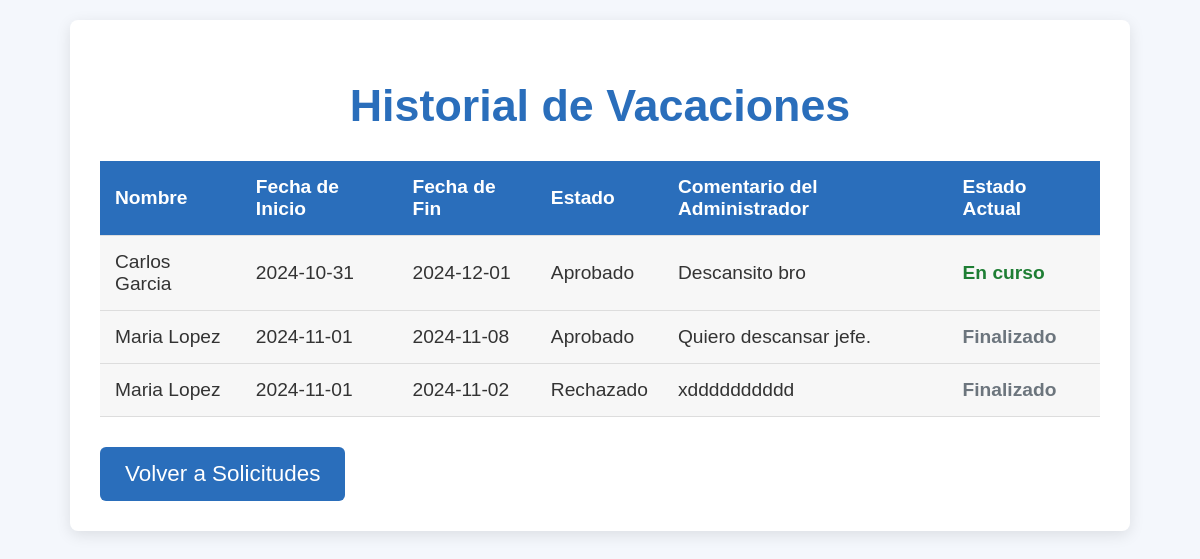
Screenshot of /php/historial_vacaciones.php (signed in) with the database file from the repository.
### tables this page shows
CREATE TABLE `vacaciones` (
  `id` int(11) NOT NULL,
  `usuario_id` int(11) DEFAULT NULL,
  `fecha_inicio` date NOT NULL,
  `fecha_fin` date NOT NULL,
  `estado` enum('pendiente','aprobado','rechazado') DEFAULT 'pendiente',
  `comentario_admin` text DEFAULT NULL,
  `fecha_solicitud` timestamp NOT NULL DEFAULT current_timestamp()
);

CREATE TABLE `usuarios` (
  `id` int(11) NOT NULL,
  `nombre` varchar(100) NOT NULL,
  `email` varchar(100) NOT NULL,
  `password` varchar(255) NOT NULL,
  `rol` enum('admin','empleado') DEFAULT 'empleado',
  `fecha_registro` timestamp NOT NULL DEFAULT current_timestamp()
);

### php/historial_vacaciones.php (the view, shortened to what this page needs)
<?php
include("config.php");
$es_admin = $_SESSION['rol'] === 'admin';
$fecha_actual = date("Y-m-d");
if ($es_admin) {
    $sql = "SELECT v.*, u.nombre FROM vacaciones v INNER JOIN usuarios u ON v.usuario_id = u.id WHERE v.fecha_fin < '$fecha_actual' OR (v.fecha_inicio <= '$fecha_actual' AND v.fecha_fin >= '$fecha_actual')";
} else {
    $usuario_id = $_SESSION['usuario_id'];
    $sql = "SELECT * FROM vacaciones WHERE usuario_id = $usuario_id AND (fecha_fin < '$fecha_actual' OR (fecha_inicio <= '$fecha_actual' AND fecha_fin >= '$fecha_actual'))";
}
$result = $conn->query($sql);
?>
<!DOCTYPE html>
<html lang="es">
<head>
</head>
<body>
    <div class="container">
        <h1>Historial de Vacaciones</h1>
        <table>
            <thead>
                <tr>
                    <th>Nombre</th>
                    <th>Fecha de Inicio</th>
                    <th>Fecha de Fin</th>
                    <th>Estado</th>
                    <th>Comentario del Administrador</th>
                    <th>Estado Actual</th>
                </tr>
            </thead>
            <tbody>
                <?php
                if ($result->num_rows > 0) {
                    while ($row = $result->fetch_assoc()) {
                        $estado_actual = ($fecha_actual >= $row['fecha_inicio'] && $fecha_actual <= $row['fecha_fin']) ? 'En curso' : 'Finalizado';
                        $estado_clase = '';
                        $estado_actual_clase = '';
                        if ($estado_actual == 'En curso') {
                            $estado_actual_clase = 'estado-en-curso';
                        } else {
                            $estado_actual_clase = 'estado-finalizado';
                        }
                        ?>
                        <tr>
                            <td><?php echo $es_admin ? $row['nombre'] : 'Mis Vacaciones'; ?></td>
                            <td><?php echo $row['fecha_inicio']; ?></td>
                            <td><?php echo $row['fecha_fin']; ?></td>
                            <td class="<?php echo $estado_clase; ?>"><?php echo ucfirst($row['estado']); ?></td>
                            <td><?php echo $row['comentario_admin']; ?></td>
                            <td class="<?php echo $estado_actual_clase; ?>"><?php echo $estado_actual; ?></td>
                        </tr>
                        <?php
                    }
                } else {
                    echo "<tr><td colspan='6'>No se encontraron vacaciones en el historial.</td></tr>";
                }
                ?>
            </tbody>
        </table>
        <a href="gestion_solicitudes.php" class="btn-volver">Volver a Solicitudes</a>
    </div>
</body>
</html>

### php/historial_vacaciones.php (style rules this page uses)
body { font-family: 'Arial', sans-serif; background-color: #f4f7fc; margin: 0; padding: 0; color: #333; }
.container { width: 90%; max-width: 1000px; margin: 20px auto; background-color: #fff; padding: 30px; box-shadow: 0 4px 15px rgba(0, 0, 0, 0.1); border-radius: 8px; }
h1 { text-align: center; color: #2a6ebb; font-size: 2.8em; margin-bottom: 25px; }
table { width: 100%; border-collapse: collapse; margin-top: 30px; }
th, td { padding: 15px; text-align: left; font-size: 1.2em; border-bottom: 1px solid #ddd; }
th { background-color: #2a6ebb; color: white; font-weight: bold; }
td { background-color: #f7f7f7; }
.estado-en-curso { color: #1e7e34; font-weight: bold; }
.estado-finalizado { color: #6c757d; font-weight: bold; }
.btn-volver { display: inline-block; margin-top: 30px; padding: 14px 25px; background-color: #2a6ebb; color: white; text-decoration: none; border-radius: 6px; font-size: 1.4em; text-align: center; }

### rows the page displays
vacaciones: usuario.nombre "Carlos Garcia", fecha_inicio "2024-10-31", fecha_fin "2024-12-01", estado "Aprobado", comentario_admin "Descansito bro"
vacaciones: usuario.nombre "Maria Lopez", fecha_inicio "2024-11-01", fecha_fin "2024-11-08", estado "Aprobado", comentario_admin "Quiero descansar jefe."
vacaciones: usuario.nombre "Maria Lopez", fecha_inicio "2024-11-01", fecha_fin "2024-11-02", estado "Rechazado", comentario_admin "xdddddddddd"
